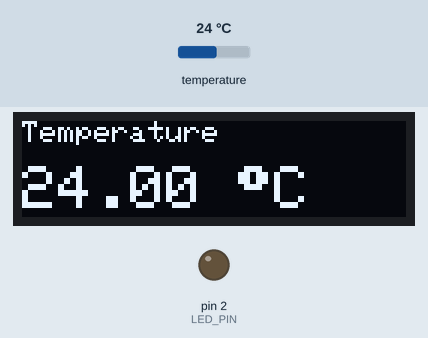
Simulated run of this sketch. Board: Arduino Uno, built with avr-gcc and run on an emulated ATmega328P. Parts: 128×32 one-colour display, output pins drawn as LEDs (lit = HIGH). The inputs (shaded band) are chosen by the test bench; at power-on: temperature 24 °C. What the sketch prints to the serial monitor is not drawn.

Above: at 1.3 s.
1.4 s: temperature set to 12 °C
At 12.3 s:
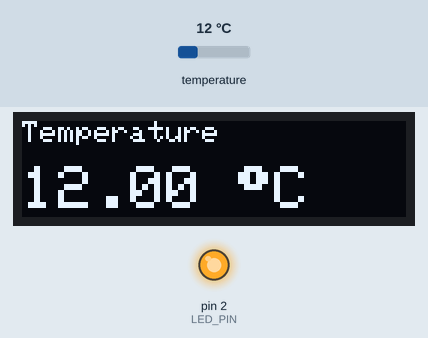
13.3 s: temperature set to 19 °C
At 19.0 s:
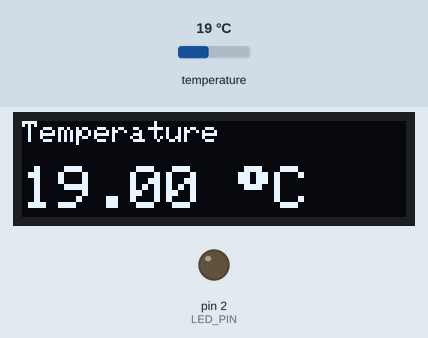
24.7 s: temperature set to 28 °C
At 31.2 s:
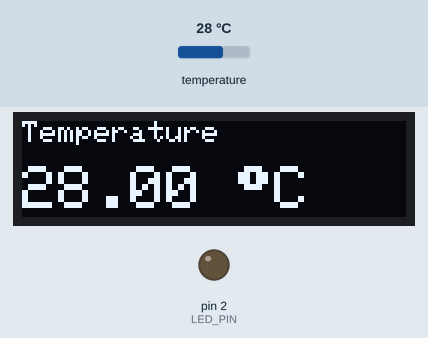
Timing chart, 0 to 42.3 s (numbered marks = the images above; inputs shaded):
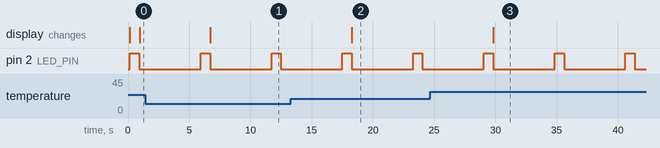

The sketch:

Displty_Test.ino
```cpp
/*
 * Digital Thermometer
 *
 * This code is an exampleto show you how to
 */


#include <Wire.h>                 // communication protocol with OLED module
#include <Adafruit_GFX.h>         // OLED graphics
#include <Adafruit_SSD1306.h>     // OLED driver
#include <OneWire.h>              // communication protocol with temperature sensor
#include <DallasTemperature.h>    // temperature sensor driver

const int LED_PIN = 2;
float oldTemp;

//****************************************************************************************
// OLED module definitions
//****************************************************************************************
#define SCREEN_WIDTH 128 // OLED display width, in pixels
#define SCREEN_HEIGHT 32 // OLED display height, in pixels

// Declaration for an SSD1306 display connected to I2C (SDA, SCL pins)
#define OLED_RESET     -1 // Reset pin # (or -1 if sharing Arduino reset pin)
Adafruit_SSD1306 display(SCREEN_WIDTH, SCREEN_HEIGHT, &Wire, OLED_RESET);


//****************************************************************************************
// OLED module definitions
//****************************************************************************************
const int oneWireBus = 16;            // GPIO where the DS18B20 is connected to
OneWire oneWire(oneWireBus);          // Setup a oneWire instance to communicate with any OneWire devices
DallasTemperature sensors(&oneWire);  // Pass our oneWire reference to Dallas Temperature sensor


//****************************************************************************************
// program Functions
//****************************************************************************************
float readTemp(void){
  digitalWrite(LED_PIN,HIGH);
  sensors.requestTemperatures();
  float temperatureC = sensors.getTempCByIndex(0);
  digitalWrite(LED_PIN,LOW);
  return temperatureC;
}


void updateDisplay(float inData){
  // delete previous data field on display
  display.setCursor(0,15);
  display.setTextSize(2);
  display.setTextColor(SSD1306_BLACK);
  display.print(oldTemp);
  display.print(" ");
  display.write(0xF8);
  display.print("C");

  // show new data on display
  display.setCursor(0,15);
  display.setTextColor(SSD1306_WHITE);
  display.print(inData);
  display.print(" ");
  display.write(0xF8);
  display.print("C");
  display.display();
}


//****************************************************************************************
// Program begin
//****************************************************************************************
void setup() {
  delay(100);

  Serial.begin(115200);
  while(!Serial){}
  Serial.println("OLED display Test!");

  // SSD1306_SWITCHCAPVCC = generate display voltage from 3.3V internally
  if(!display.begin(SSD1306_SWITCHCAPVCC, 0x3C)) { // Address 0x3C for 128x32 OLED module
    Serial.println(F("SSD1306 allocation failed"));
    while(true) {}  // Don't proceed, loop forever
  }
  display.cp437(true);
  display.clearDisplay();
  display.setTextSize(1);             // Normal 1:1 pixel scale
  display.setTextColor(SSD1306_WHITE);        // Draw white text
  display.setCursor(0,0);             // Start at top-left corner
  display.println(F("Temperature"));
//  display.setCursor(65,15);
//  display.setTextSize(2);
//  display.write(0xF8);
//  display.print("C");
  display.display();


  // Start the DS18B20 sensor
  sensors.begin();

  pinMode(LED_PIN,OUTPUT); digitalWrite(LED_PIN,LOW);

}


//****************************************************************************************
// Main Loop
//****************************************************************************************
void loop() {
  float newTemp = readTemp();

  updateDisplay(newTemp);
  Serial.print(newTemp);Serial.println("*C");


  oldTemp = newTemp;
  delay(5000);
}
```

Measured:
- after the input at 1.4 s, the display: changes after 5.3 s (image 1)
- after the input at 13.3 s, the display: changes after 5.0 s (image 2)
- after the input at 24.7 s, the display: changes after 5.1 s (image 3)
- by itself, pin 2 (LED_PIN): alternates HIGH for 0.76 s and LOW for 5.0 s
